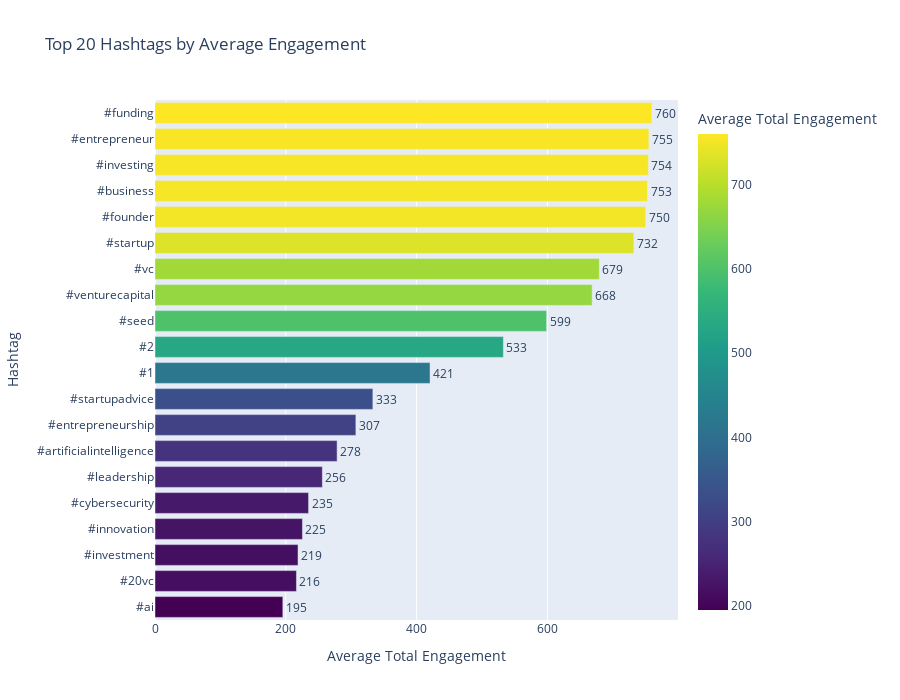

The cell this chart's notebook holds for it:
### Code cell
# Visualize top hashtags by engagement
top_20_hashtags = hashtag_performance.head(20)

fig = px.bar(
    top_20_hashtags,
    x='Avg_Engagement',
    y='Hashtag',
    orientation='h',
    title='Top 20 Hashtags by Average Engagement',
    labels={'Avg_Engagement': 'Average Total Engagement', 'Hashtag': 'Hashtag'},
    text='Avg_Engagement',
    color='Avg_Engagement',
    color_continuous_scale='Viridis',
    hover_data=['Count', 'Median_Engagement']
)

fig.update_traces(texttemplate='%{text:.0f}', textposition='outside')
fig.update_layout(height=700, showlegend=False)
fig.update_yaxes(categoryorder='total ascending')
fig.show()
fig.write_html('../output/figures/top_hashtags_by_engagement.html')

### Figure 1 — Plotly figure (JSON) as saved in the notebook; plotly's stock layout.template omitted (floating-point values rounded to 4 significant figures)
{"data": [{"customdata": [[366.0, 504.0], [335.0, 501.0], [335.0, 501.0], [336.0, 501.0], [339.0, 501.0], [358.0, 484.5], [386.0, 429.0], [430.0, 406.0], [39.0, 393.0], [34.0, 263.0], [121.0, 224.0], [38.0, 187.5], [31.0, 148.5], [26.0, 93.0], [42.0, 89.5], [58.0, 155.0], [91.0, 91.0], [85.0, 151.0], [77.0, 151.0], [343.0, 75.0]], "hovertemplate": "Average Total Engagement=%{marker.color}<br>Hashtag=%{y}<br>Count=%{customdata[0]}<br>Median_Engagement=%{customdata[1]}<extra></extra>", "legendgroup": "", "marker": {"color": [759.6, 755.2, 754.4, 753.0, 750.3, 732.1, 679.3, 668.4, 598.8, 532.6, 420.5, 333.1, 307.1, 278.4, 255.9, 234.8, 225.4, 218.7, 216.3, 195.5], "coloraxis": "coloraxis", "pattern": {"shape": ""}}, "name": "", "orientation": "h", "showlegend": false, "text": [759.6, 755.2, 754.4, 753.0, 750.3, 732.1, 679.3, 668.4, 598.8, 532.6, 420.5, 333.1, 307.1, 278.4, 255.9, 234.8, 225.4, 218.7, 216.3, 195.5], "textposition": "outside", "texttemplate": "%{text:.0f}", "type": "bar", "x": [759.6, 755.2, 754.4, 753.0, 750.3, 732.1, 679.3, 668.4, 598.8, 532.6, 420.5, 333.1, 307.1, 278.4, 255.9, 234.8, 225.4, 218.7, 216.3, 195.5], "xaxis": "x", "y": ["#funding", "#entrepreneur", "#investing", "#business", "#founder", "#startup", "#vc", "#venturecapital", "#seed", "#2", "#1", "#startupadvice", "#entrepreneurship", "#artificialintelligence", "#leadership", "#cybersecurity", "#innovation", "#investment", "#20vc", "#ai"], "yaxis": "y"}], "layout": {"barmode": "relative", "coloraxis": {"colorbar": {"title": {"text": "Average Total Engagement"}}, "colorscale": [[0, "#440154"], [0.1111, "#482878"], [0.2222, "#3e4989"], [0.3333, "#31688e"], [0.4444, "#26828e"], [0.5556, "#1f9e89"], [0.6667, "#35b779"], [0.7778, "#6ece58"], [0.8889, "#b5de2b"], [1, "#fde725"]]}, "height": 700, "legend": {"tracegroupgap": 0}, "showlegend": false, "title": {"text": "Top 20 Hashtags by Average Engagement"}, "xaxis": {"anchor": "y", "domain": [0, 1], "title": {"text": "Average Total Engagement"}}, "yaxis": {"anchor": "x", "categoryorder": "total ascending", "domain": [0, 1], "title": {"text": "Hashtag"}}}}
